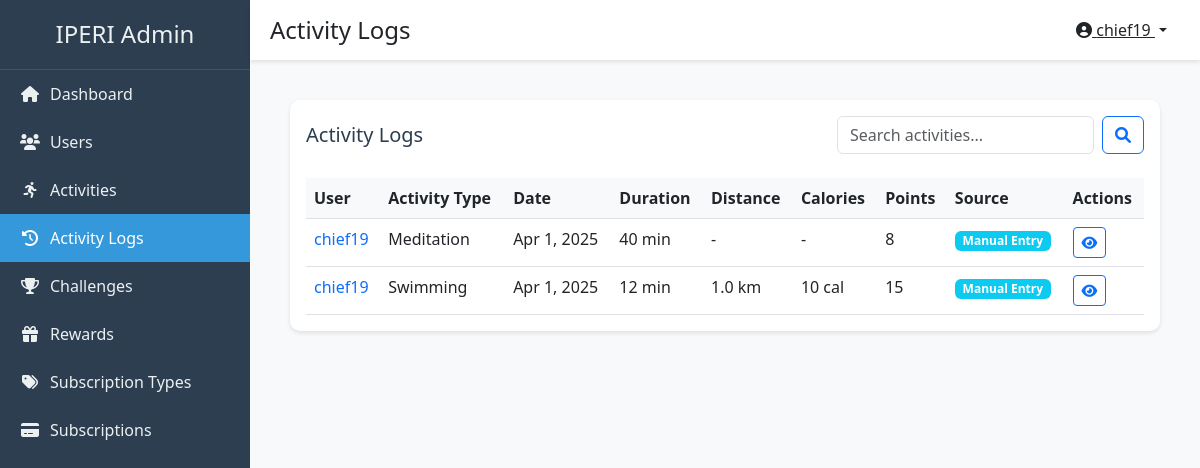
Page /admin-dashboard/activity-logs/ (signed in) on the committed database.
### healthxpfront/models.py (models this page shows, shortened)
class ActivityLog(models.Model):
    user = models.ForeignKey(
        User, on_delete=models.CASCADE, related_name='activities')
    activity_type = models.ForeignKey(ActivityType, on_delete=models.CASCADE)
    date = models.DateField()
    duration = models.IntegerField(
        help_text="Duration in minutes", null=True, blank=True)
    distance = models.FloatField(
        help_text="Distance in kilometers", null=True, blank=True)
    calories = models.IntegerField(
        help_text="Calories burned", null=True, blank=True)
    points_earned = models.IntegerField(default=0)
    notes = models.TextField(blank=True, null=True)
    created_at = models.DateTimeField(auto_now_add=True)
    source = models.CharField(max_length=50, default="manual",
                              choices=(
                                  ("manual", "Manual Entry"),
                                  ("fitbit", "Fitbit"),
                                  ("googlefit", "Google Fit"),
                                  ("applehealth", "Apple Health"),
                                  ("strava", "Strava"),
                                  ("garmin", "Garmin"),
                              ))
    class Meta:
        ordering = ['-date', '-created_at']

class ActivityType(models.Model):
    name = models.CharField(max_length=100)
    description = models.TextField()
    icon_class = models.CharField(max_length=50, default="fas fa-running")
    points = models.IntegerField(default=10)
    is_active = models.BooleanField(default=True)
    created_at = models.DateTimeField(auto_now_add=True)
    class Meta:
        ordering = ['name']

### healthxpadmin/views.py (the view)
# urls.py: path('activity-logs/', views.ActivityLogListView.as_view(),
class ActivityLogListView(LoginRequiredMixin, ListView):
    model = ActivityLog
    template_name = 'healthxpadmin/activity_log_list.html'
    context_object_name = 'activity_logs'

### healthxpfront/context_processors.py (called while the page is built)
def cart_processor(request):
    context = {}
    if request.user.is_authenticated:
        try:
            cart = ShoppingCart.objects.get(user=request.user)
            context['user_cart'] = cart
            context['cart_item_count'] = cart.total_items
        except ShoppingCart.DoesNotExist:
            context['cart_item_count'] = 0
    return context

### healthxpadmin/templates/healthxpadmin/activity_log_list.html (shortened to what this page needs)
{% extends 'healthxpadmin/base.html' %}
{% block page_title %}Activity Logs{% endblock %}
{% block content %}
<div class="card">
    <div class="card-body">
        <div class="d-flex justify-content-between align-items-center mb-4">
            <h5 class="card-title mb-0">Activity Logs</h5>
            <div>
                <form class="d-inline-flex" method="get">
                    <input type="text" name="q" class="form-control me-2" placeholder="Search activities..." value="{{ request.GET.q }}">
                    <button type="submit" class="btn btn-outline-primary">
                        <i class="fas fa-search"></i>
                    </button>
                </form>
            </div>
        </div>
        {% if activity_logs %}
        <div class="table-responsive">
            <table class="table table-hover">
                <thead>
                    <tr>
                        <th>User</th>
                        <th>Activity Type</th>
                        <th>Date</th>
                        <th>Duration</th>
                        <th>Distance</th>
                        <th>Calories</th>
                        <th>Points</th>
                        <th>Source</th>
                        <th>Actions</th>
                    </tr>
                </thead>
                <tbody>
                    {% for log in activity_logs %}
                    <tr>
                        <td>
                            <a href="{% url 'healthxpadmin:user_detail' log.user.pk %}" class="text-decoration-none">
                                {{ log.user.username }}
                            </a>
                        </td>
                        <td>{{ log.activity_type.name }}</td>
                        <td>{{ log.date|date:"M j, Y" }}</td>
                        <td>{% if log.duration %}{{ log.duration }} min{% else %}-{% endif %}</td>
                        <td>{% if log.distance %}{{ log.distance }} km{% else %}-{% endif %}</td>
                        <td>{% if log.calories %}{{ log.calories }} cal{% else %}-{% endif %}</td>
                        <td>{{ log.points_earned }}</td>
                        <td>
                            <span class="badge bg-info">{{ log.get_source_display }}</span>
                        </td>
                        <td>
                            <div class="btn-group">
                                <a href="{% url 'healthxpadmin:activity_log_detail' log.pk %}" class="btn btn-sm btn-outline-primary">
                                    <i class="fas fa-eye"></i>
                                </a>
                            </div>
                        </td>
                    </tr>
                    {% endfor %}
                </tbody>
            </table>
        </div>
        {% endif %}
    </div>
</div>
{% endblock %}

### healthxpadmin/templates/healthxpadmin/base.html (shortened to what this page needs)
{% load static %}
<!DOCTYPE html>
<html lang="en">
<head>
    <link href="https://cdn.jsdelivr.net/npm/bootstrap@5.3.0/dist/css/bootstrap.min.css" rel="stylesheet">
    <link href="https://cdnjs.cloudflare.com/ajax/libs/font-awesome/6.0.0/css/all.min.css" rel="stylesheet">
    <link href="{% static 'healthxpadmin/css/style.css' %}" rel="stylesheet">
</head>
<body>
    <div class="wrapper">
        <nav class="sidebar">
            <div class="sidebar-header">
                <h3>IPERI Admin</h3>
            </div>
            <ul class="nav flex-column">
                <li class="nav-item">
                    <a class="nav-link {% if request.resolver_match.url_name == 'dashboard_home' %}active{% endif %}"
                       href="{% url 'healthxpadmin:dashboard_home' %}">
                        <i class="fas fa-home"></i> Dashboard
                    </a>
                </li>
                <li class="nav-item">
                    <a class="nav-link {% if 'user' in request.resolver_match.url_name %}active{% endif %}"
                       href="{% url 'healthxpadmin:user_list' %}">
                        <i class="fas fa-users"></i> Users
                    </a>
                </li>
                <li class="nav-item">
                    <a class="nav-link {% if 'activity_type' in request.resolver_match.url_name %}active{% endif %}"
                       href="{% url 'healthxpadmin:activity_type_list' %}">
                        <i class="fas fa-running"></i> Activities
                    </a>
                </li>
                <li class="nav-item">
                    <a class="nav-link {% if 'activity_log' in request.resolver_match.url_name %}active{% endif %}"
                       href="{% url 'healthxpadmin:activity_log_list' %}">
                        <i class="fas fa-history"></i> Activity Logs
                    </a>
                </li>
                <li class="nav-item">
                    <a class="nav-link {% if 'challenge' in request.resolver_match.url_name %}active{% endif %}"
                       href="{% url 'healthxpadmin:challenge_list' %}">
                        <i class="fas fa-trophy"></i> Challenges
                    </a>
                </li>
                <li class="nav-item">
                    <a class="nav-link {% if 'reward' in request.resolver_match.url_name %}active{% endif %}"
                       href="{% url 'healthxpadmin:reward_list' %}">
                        <i class="fas fa-gift"></i> Rewards
                    </a>
                </li>
                <li class="nav-item">
                    <a class="nav-link {% if 'subscription_type' in request.resolver_match.url_name %}active{% endif %}"
                       href="{% url 'healthxpadmin:subscription_type_list' %}">
                        <i class="fas fa-tags"></i> Subscription Types
                    </a>
                </li>
                <li class="nav-item">
                    <a class="nav-link {% if 'subscription' in request.resolver_match.url_name and 'type' not in request.resolver_match.url_name %}active{% endif %}"
                       href="{% url 'healthxpadmin:subscription_list' %}">
                        <i class="fas fa-credit-card"></i> Subscriptions
                    </a>
                </li>
            </ul>
        </nav>
        <div class="main-content">
            <div class="top-navbar">
                <div class="d-flex align-items-center">
                    <h4 class="mb-0">{% block page_title %}{% endblock %}</h4>
                </div>
                <div class="d-flex align-items-center">
                    <div class="dropdown">
                        <button class="btn btn-link text-dark dropdown-toggle" type="button" id="userDropdown" data-bs-toggle="dropdown">
                            <i class="fas fa-user-circle"></i> {{ request.user.username }}
                        </button>
                    </div>
                </div>
            </div>
            <div class="content-wrapper">
                {% block content %}{% endblock %}
            </div>
        </div>
    </div>
</body>
</html>

### healthxpadmin/static/healthxpadmin/css/style.css (style rules this page uses)
:root { --sidebar-width: 250px; --header-height: 60px; }
body { font-family: 'Segoe UI', Tahoma, Geneva, Verdana, sans-serif; background-color: #f8f9fa; }
.wrapper { display: flex; min-height: 100vh; }
.sidebar { width: var(--sidebar-width); background-color: #2c3e50; color: white; position: fixed; height: 100vh; overflow-y: auto; transition: all 0.3s; }
.sidebar-header { padding: 20px; text-align: center; border-bottom: 1px solid rgba(255, 255, 255, 0.1); }
.sidebar-header h3 { margin: 0; font-size: 1.5rem; color: #ecf0f1; }
.nav-link { color: #ecf0f1; padding: 12px 20px; display: flex; align-items: center; transition: all 0.3s; }
.nav-link i { margin-right: 10px; width: 20px; text-align: center; }
.nav-link.active { background-color: #3498db; color: white; }
.main-content { flex: 1; margin-left: var(--sidebar-width); padding: 20px; }
.top-navbar { height: var(--header-height); background-color: white; box-shadow: 0 2px 4px rgba(0, 0, 0, 0.1); display: flex; align-items: center; justify-content: space-between; padding: 0 20px; position: fixed; top: 0; right: 0; left: var(--sidebar-width); z-index: 1000; }
.content-wrapper { margin-top: var(--header-height); padding: 20px; }
.card { border: none; border-radius: 10px; box-shadow: 0 2px 4px rgba(0, 0, 0, 0.1); margin-bottom: 20px; }
.card-title { margin: 0; font-size: 1.25rem; color: #2c3e50; }
.table { margin-bottom: 0; }
.table th { border-top: none; background-color: #f8f9fa; }

### rows in the picture
ActivityLog: user.username "chief19", activity_type.name "Meditation", date "Apr 1, 2025", duration "40", points_earned "8", source "Manual Entry"
ActivityLog: user.username "chief19", activity_type.name "Swimming", date "Apr 1, 2025", duration "12", distance "1.0", calories "10", points_earned "15", source "Manual Entry"

### other values in the picture
{{ request.user.username }} "chief19"
